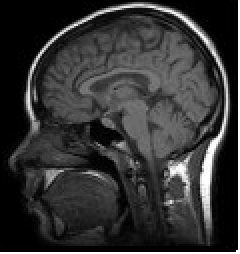
#> input picture Lab 1/imgs-P1/cabeza.pgm, 120 x 127 px (shown 2 times larger)
$ python -i p5.py   (imports and definitions only)
#> lines starting #> are read from the running program, lines starting #| are printed output that depends on the picture; after the words box and inside, x2 and y2 are one past the last pixel; in counts of white or black regions, pixels touching at a corner belong together
# !/usr/bin/env python
# -*- coding: utf-8 -*-

from PIL import Image
import numpy as np
import matplotlib.pyplot as plt
from skimage.filters import threshold_otsu
import glob
import sys

from skimage import measure

from skimage.morphology import disk, square, closing, opening # for the mathematically morphology part

sys.path.append("../Lab 1/")
import visualPercepUtils as vpu

bStudentVersion=True
if not bStudentVersion:
    import p5e

# [5 lines left out: function testOtsu, not called in this run]


def fillGaps(im, params=None):
    binIm = im > threshold_otsu(im)
    sElem = disk(params['closing-radius'])
    return [binIm, closing(binIm, sElem)]

# Don't worry about this function
# [4 lines left out: function removeSmallRegions, not called in this run]

# Don't worry about this function
def fillGapsThenRemoveSmallRegions(im, params=None):
    binIm, closeIm = fillGaps(im, params)  # first, fill gaps
    sElem = disk(params['opening-radius'])
    return [binIm, opening(closeIm, sElem)]

def labelConnectedComponents(im, params=None):
    binIm = im > threshold_otsu(im, params)
    binImProc = fillGapsThenRemoveSmallRegions(im, params)[1]
    return [binIm, binImProc,
            measure.label(binIm, background=0), measure.label(binImProc, background=0)]

# [7 lines left out: function reportPropertiesRegions, not called in this run]

# -----------------
# Test image files
# -----------------
path_input = './imgs-P5/'
path_output = './imgs-out-P5/'
bAllFiles = False
if bAllFiles:
    files = glob.glob(path_input + "*.p??")
else:
    files = [path_input + 'monedas.pgm']

# --------------------
# Tests to perform
# --------------------
bAllTests = True
if bAllTests:
    tests = ['testOtsu', 'labelConnectedComponents']
else:
    tests = ['fillGaps']
    tests = ['labelConnectedComponents']

# -------------------------------------------------------------------
# Dictionary of user-friendly names for each function ("test") name
# -------------------------------------------------------------------

nameTests = {'testOtsu': "thresholding with Otsu's method",
             'labelConnectedComponents': 'Labelling conected components'}

myThresh = 180  # use your own value here
diskSizeForClosing = 2  # don't worry about this
diskSizeForOpening = 5  # don't worry about this

# [168 lines left out: functions doTests, introduction, fillGaps2, ejercicio1, ejercicio2, ejercicio3 and 1 more, not called in this run]


# [3 lines not run here, left out]

>>> import cv2
>>> picture = cv2.imread('../Lab 1/imgs-P1/cabeza.pgm', cv2.IMREAD_GRAYSCALE)
#> picture is the input picture: shape (127, 120); min 0, max 255, mean 52.3
>>> result = labelConnectedComponents(picture)
#> in labelConnectedComponents, `binIm = im > threshold_otsu(im, params)`:
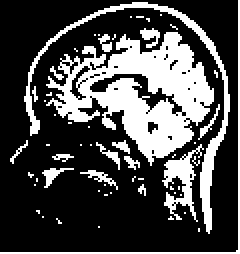
#> binIm: shape (127, 120) bool (shown 2 times larger); 29.1% white; 58 white regions (44 under 20 px), largest, box (x1, y1, x2, y2) and area: (23, 16, 107, 83) 2641, (12, 1, 115, 117) 745, (81, 72, 102, 111) 290
#> (the run stopped early here; a loop or call above may not have finished)

$ run again, on Lab 1/imgs-out-P1/cabeza_cb.pgm
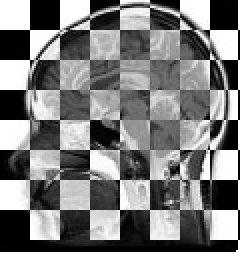
#> input picture Lab 1/imgs-out-P1/cabeza_cb.pgm, 120 x 127 px (shown 2 times larger)
#> picture is the input picture: shape (127, 120); min 0, max 255, mean 123.7
#> in labelConnectedComponents, `binIm = im > threshold_otsu(im, params)`:
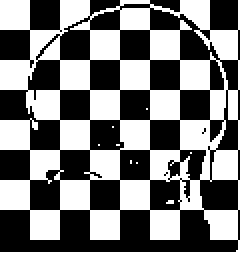
#> binIm: shape (127, 120) bool (shown 2 times larger); 48% white; 9 white regions (8 under 20 px), largest, box (x1, y1, x2, y2) and area: (0, 0, 120, 127) 7294

$ run again, on Lab 1/imgs-out-P1/cabeza_dk.pgm
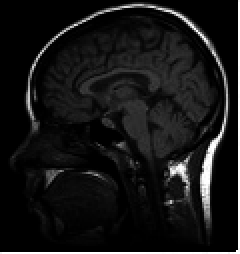
#> input picture Lab 1/imgs-out-P1/cabeza_dk.pgm, 120 x 127 px (shown 2 times larger)
#> picture is the input picture: shape (127, 120); min 0, max 255, mean 22.1
#> in labelConnectedComponents, `binIm = im > threshold_otsu(im, params)`:
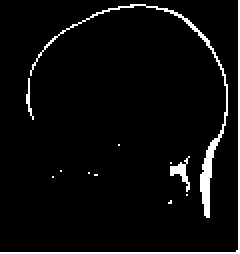
#> binIm: shape (127, 120) bool (shown 2 times larger); 4.8% white in thin lines or dots
